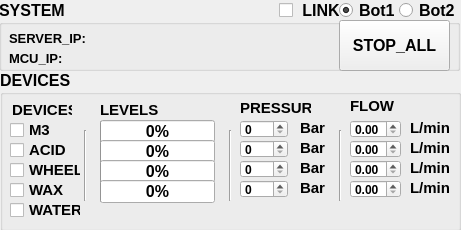
<?xml version="1.0" encoding="UTF-8"?>
<ui version="4.0">
 <class>MainWindow</class>
 <widget class="QMainWindow" name="MainWindow">
  <property name="geometry">
   <rect>
    <x>0</x>
    <y>0</y>
    <width>461</width>
    <height>230</height>
   </rect>
  </property>
  <property name="maximumSize">
   <size>
    <width>461</width>
    <height>230</height>
   </size>
  </property>
  <property name="windowTitle">
   <string>Chemicals</string>
  </property>
  <widget class="QWidget" name="centralwidget">
   <widget class="QGroupBox" name="groupBox_2">
    <property name="geometry">
     <rect>
      <x>0</x>
      <y>70</y>
      <width>461</width>
      <height>161</height>
     </rect>
    </property>
    <property name="font">
     <font>
      <pointsize>12</pointsize>
      <weight>75</weight>
      <bold>true</bold>
     </font>
    </property>
    <property name="title">
     <string>DEVICES</string>
    </property>
    <widget class="QLabel" name="label">
     <property name="geometry">
      <rect>
       <x>12</x>
       <y>32</y>
       <width>60</width>
       <height>16</height>
      </rect>
     </property>
     <property name="font">
      <font>
       <pointsize>11</pointsize>
      </font>
     </property>
     <property name="text">
      <string>DEVICES</string>
     </property>
    </widget>
    <widget class="QCheckBox" name="btn_m3">
     <property name="geometry">
      <rect>
       <x>10</x>
       <y>50</y>
       <width>51</width>
       <height>20</height>
      </rect>
     </property>
     <property name="font">
      <font>
       <pointsize>11</pointsize>
      </font>
     </property>
     <property name="text">
      <string>M3</string>
     </property>
    </widget>
    <widget class="QCheckBox" name="btn_acid">
     <property name="geometry">
      <rect>
       <x>10</x>
       <y>70</y>
       <width>81</width>
       <height>20</height>
      </rect>
     </property>
     <property name="font">
      <font>
       <pointsize>11</pointsize>
      </font>
     </property>
     <property name="text">
      <string>ACID</string>
     </property>
    </widget>
    <widget class="QCheckBox" name="btn_wheels">
     <property name="geometry">
      <rect>
       <x>10</x>
       <y>90</y>
       <width>71</width>
       <height>20</height>
      </rect>
     </property>
     <property name="font">
      <font>
       <pointsize>11</pointsize>
      </font>
     </property>
     <property name="text">
      <string>WHEELS</string>
     </property>
    </widget>
    <widget class="QCheckBox" name="btn_wax">
     <property name="geometry">
      <rect>
       <x>10</x>
       <y>110</y>
       <width>81</width>
       <height>20</height>
      </rect>
     </property>
     <property name="font">
      <font>
       <pointsize>11</pointsize>
      </font>
     </property>
     <property name="text">
      <string>WAX</string>
     </property>
    </widget>
    <widget class="QLabel" name="label_4">
     <property name="geometry">
      <rect>
       <x>100</x>
       <y>32</y>
       <width>60</width>
       <height>16</height>
      </rect>
     </property>
     <property name="font">
      <font>
       <pointsize>11</pointsize>
      </font>
     </property>
     <property name="text">
      <string>LEVELS</string>
     </property>
    </widget>
    <widget class="QProgressBar" name="level_m3">
     <property name="geometry">
      <rect>
       <x>100</x>
       <y>50</y>
       <width>115</width>
       <height>23</height>
      </rect>
     </property>
     <property name="value">
      <number>0</number>
     </property>
    </widget>
    <widget class="QProgressBar" name="level_acid">
     <property name="geometry">
      <rect>
       <x>100</x>
       <y>70</y>
       <width>115</width>
       <height>23</height>
      </rect>
     </property>
     <property name="value">
      <number>0</number>
     </property>
    </widget>
    <widget class="QProgressBar" name="level_wheels">
     <property name="geometry">
      <rect>
       <x>100</x>
       <y>90</y>
       <width>115</width>
       <height>23</height>
      </rect>
     </property>
     <property name="value">
      <number>0</number>
     </property>
    </widget>
    <widget class="QProgressBar" name="level_wax">
     <property name="geometry">
      <rect>
       <x>100</x>
       <y>110</y>
       <width>115</width>
       <height>23</height>
      </rect>
     </property>
     <property name="value">
      <number>0</number>
     </property>
    </widget>
    <widget class="Line" name="line">
     <property name="geometry">
      <rect>
       <x>75</x>
       <y>60</y>
       <width>20</width>
       <height>71</height>
      </rect>
     </property>
     <property name="orientation">
      <enum>Qt::Vertical</enum>
     </property>
    </widget>
    <widget class="QCheckBox" name="btn_water">
     <property name="geometry">
      <rect>
       <x>10</x>
       <y>130</y>
       <width>71</width>
       <height>20</height>
      </rect>
     </property>
     <property name="font">
      <font>
       <pointsize>11</pointsize>
      </font>
     </property>
     <property name="text">
      <string>WATER</string>
     </property>
    </widget>
    <widget class="Line" name="line_2">
     <property name="geometry">
      <rect>
       <x>220</x>
       <y>60</y>
       <width>20</width>
       <height>71</height>
      </rect>
     </property>
     <property name="orientation">
      <enum>Qt::Vertical</enum>
     </property>
    </widget>
    <widget class="QLabel" name="label_5">
     <property name="geometry">
      <rect>
       <x>240</x>
       <y>30</y>
       <width>71</width>
       <height>16</height>
      </rect>
     </property>
     <property name="font">
      <font>
       <pointsize>11</pointsize>
      </font>
     </property>
     <property name="text">
      <string>PRESSURE</string>
     </property>
    </widget>
    <widget class="Line" name="line_3">
     <property name="geometry">
      <rect>
       <x>330</x>
       <y>60</y>
       <width>20</width>
       <height>71</height>
      </rect>
     </property>
     <property name="orientation">
      <enum>Qt::Vertical</enum>
     </property>
    </widget>
    <widget class="QLabel" name="label_10">
     <property name="geometry">
      <rect>
       <x>350</x>
       <y>26</y>
       <width>71</width>
       <height>20</height>
      </rect>
     </property>
     <property name="font">
      <font>
       <pointsize>11</pointsize>
      </font>
     </property>
     <property name="text">
      <string>FLOW</string>
     </property>
    </widget>
    <widget class="QSpinBox" name="press_m3">
     <property name="geometry">
      <rect>
       <x>240</x>
       <y>50</y>
       <width>48</width>
       <height>18</height>
      </rect>
     </property>
     <property name="font">
      <font>
       <pointsize>9</pointsize>
      </font>
     </property>
     <property name="maximum">
      <number>200</number>
     </property>
    </widget>
    <widget class="QSpinBox" name="press_acid">
     <property name="geometry">
      <rect>
       <x>240</x>
       <y>70</y>
       <width>48</width>
       <height>18</height>
      </rect>
     </property>
     <property name="font">
      <font>
       <pointsize>9</pointsize>
      </font>
     </property>
    </widget>
    <widget class="QSpinBox" name="press_wheels">
     <property name="geometry">
      <rect>
       <x>240</x>
       <y>90</y>
       <width>48</width>
       <height>18</height>
      </rect>
     </property>
     <property name="font">
      <font>
       <pointsize>9</pointsize>
      </font>
     </property>
    </widget>
    <widget class="QSpinBox" name="press_wax">
     <property name="geometry">
      <rect>
       <x>240</x>
       <y>110</y>
       <width>48</width>
       <height>18</height>
      </rect>
     </property>
     <property name="font">
      <font>
       <pointsize>9</pointsize>
      </font>
     </property>
    </widget>
    <widget class="QLabel" name="label_2">
     <property name="geometry">
      <rect>
       <x>300</x>
       <y>50</y>
       <width>41</width>
       <height>16</height>
      </rect>
     </property>
     <property name="font">
      <font>
       <pointsize>11</pointsize>
      </font>
     </property>
     <property name="text">
      <string>Bar</string>
     </property>
    </widget>
    <widget class="QLabel" name="label_3">
     <property name="geometry">
      <rect>
       <x>300</x>
       <y>70</y>
       <width>41</width>
       <height>16</height>
      </rect>
     </property>
     <property name="font">
      <font>
       <pointsize>11</pointsize>
      </font>
     </property>
     <property name="text">
      <string>Bar</string>
     </property>
    </widget>
    <widget class="QLabel" name="label_6">
     <property name="geometry">
      <rect>
       <x>300</x>
       <y>90</y>
       <width>41</width>
       <height>16</height>
      </rect>
     </property>
     <property name="font">
      <font>
       <pointsize>11</pointsize>
      </font>
     </property>
     <property name="text">
      <string>Bar</string>
     </property>
    </widget>
    <widget class="QLabel" name="label_7">
     <property name="geometry">
      <rect>
       <x>300</x>
       <y>110</y>
       <width>41</width>
       <height>16</height>
      </rect>
     </property>
     <property name="font">
      <font>
       <pointsize>11</pointsize>
      </font>
     </property>
     <property name="text">
      <string>Bar</string>
     </property>
    </widget>
    <widget class="QLabel" name="label_8">
     <property name="geometry">
      <rect>
       <x>410</x>
       <y>50</y>
       <width>41</width>
       <height>16</height>
      </rect>
     </property>
     <property name="font">
      <font>
       <pointsize>11</pointsize>
      </font>
     </property>
     <property name="text">
      <string>L/min</string>
     </property>
    </widget>
    <widget class="QLabel" name="label_9">
     <property name="geometry">
      <rect>
       <x>410</x>
       <y>90</y>
       <width>41</width>
       <height>16</height>
      </rect>
     </property>
     <property name="font">
      <font>
       <pointsize>11</pointsize>
      </font>
     </property>
     <property name="text">
      <string>L/min</string>
     </property>
    </widget>
    <widget class="QLabel" name="label_11">
     <property name="geometry">
      <rect>
       <x>410</x>
       <y>70</y>
       <width>41</width>
       <height>16</height>
      </rect>
     </property>
     <property name="font">
      <font>
       <pointsize>11</pointsize>
      </font>
     </property>
     <property name="text">
      <string>L/min</string>
     </property>
    </widget>
    <widget class="QLabel" name="label_12">
     <property name="geometry">
      <rect>
       <x>410</x>
       <y>110</y>
       <width>41</width>
       <height>16</height>
      </rect>
     </property>
     <property name="font">
      <font>
       <pointsize>11</pointsize>
      </font>
     </property>
     <property name="text">
      <string>L/min</string>
     </property>
    </widget>
    <widget class="QDoubleSpinBox" name="flow_m3">
     <property name="geometry">
      <rect>
       <x>350</x>
       <y>50</y>
       <width>51</width>
       <height>18</height>
      </rect>
     </property>
     <property name="font">
      <font>
       <pointsize>9</pointsize>
      </font>
     </property>
    </widget>
    <widget class="QDoubleSpinBox" name="flow_acid">
     <property name="geometry">
      <rect>
       <x>350</x>
       <y>70</y>
       <width>51</width>
       <height>18</height>
      </rect>
     </property>
     <property name="font">
      <font>
       <pointsize>9</pointsize>
      </font>
     </property>
    </widget>
    <widget class="QDoubleSpinBox" name="flow_wheels">
     <property name="geometry">
      <rect>
       <x>350</x>
       <y>90</y>
       <width>51</width>
       <height>18</height>
      </rect>
     </property>
     <property name="font">
      <font>
       <pointsize>9</pointsize>
      </font>
     </property>
    </widget>
    <widget class="QDoubleSpinBox" name="flow_wax">
     <property name="geometry">
      <rect>
       <x>350</x>
       <y>110</y>
       <width>51</width>
       <height>18</height>
      </rect>
     </property>
     <property name="font">
      <font>
       <pointsize>9</pointsize>
      </font>
     </property>
     <property name="maximum">
      <double>99.989999999999995</double>
     </property>
    </widget>
   </widget>
   <widget class="QGroupBox" name="groupBox">
    <property name="geometry">
     <rect>
      <x>-1</x>
      <y>0</y>
      <width>461</width>
      <height>71</height>
     </rect>
    </property>
    <property name="font">
     <font>
      <pointsize>12</pointsize>
      <weight>75</weight>
      <bold>true</bold>
     </font>
    </property>
    <property name="title">
     <string>SYSTEM</string>
    </property>
    <widget class="QCheckBox" name="link">
     <property name="geometry">
      <rect>
       <x>280</x>
       <y>0</y>
       <width>61</width>
       <height>20</height>
      </rect>
     </property>
     <property name="font">
      <font>
       <pointsize>12</pointsize>
       <weight>75</weight>
       <bold>true</bold>
      </font>
     </property>
     <property name="text">
      <string> LINK</string>
     </property>
    </widget>
    <widget class="QRadioButton" name="drv_bot1">
     <property name="geometry">
      <rect>
       <x>340</x>
       <y>0</y>
       <width>61</width>
       <height>20</height>
      </rect>
     </property>
     <property name="font">
      <font>
       <pointsize>12</pointsize>
      </font>
     </property>
     <property name="text">
      <string>Bot1</string>
     </property>
     <property name="checked">
      <bool>true</bool>
     </property>
    </widget>
    <widget class="QRadioButton" name="drv_bot2">
     <property name="geometry">
      <rect>
       <x>400</x>
       <y>0</y>
       <width>61</width>
       <height>20</height>
      </rect>
     </property>
     <property name="font">
      <font>
       <pointsize>12</pointsize>
      </font>
     </property>
     <property name="text">
      <string>Bot2</string>
     </property>
    </widget>
    <widget class="QToolButton" name="btn_stop_all">
     <property name="geometry">
      <rect>
       <x>340</x>
       <y>20</y>
       <width>111</width>
       <height>51</height>
      </rect>
     </property>
     <property name="text">
      <string>STOP_ALL</string>
     </property>
    </widget>
    <widget class="QLabel" name="lb_mcu_ip">
     <property name="geometry">
      <rect>
       <x>10</x>
       <y>50</y>
       <width>161</width>
       <height>16</height>
      </rect>
     </property>
     <property name="font">
      <font>
       <pointsize>10</pointsize>
      </font>
     </property>
     <property name="text">
      <string>MCU_IP:</string>
     </property>
    </widget>
    <widget class="QLabel" name="lb_server_ip">
     <property name="geometry">
      <rect>
       <x>10</x>
       <y>30</y>
       <width>161</width>
       <height>16</height>
      </rect>
     </property>
     <property name="font">
      <font>
       <pointsize>10</pointsize>
      </font>
     </property>
     <property name="text">
      <string>SERVER_IP:</string>
     </property>
    </widget>
   </widget>
  </widget>
 </widget>
 <resources/>
 <connections/>
</ui>
